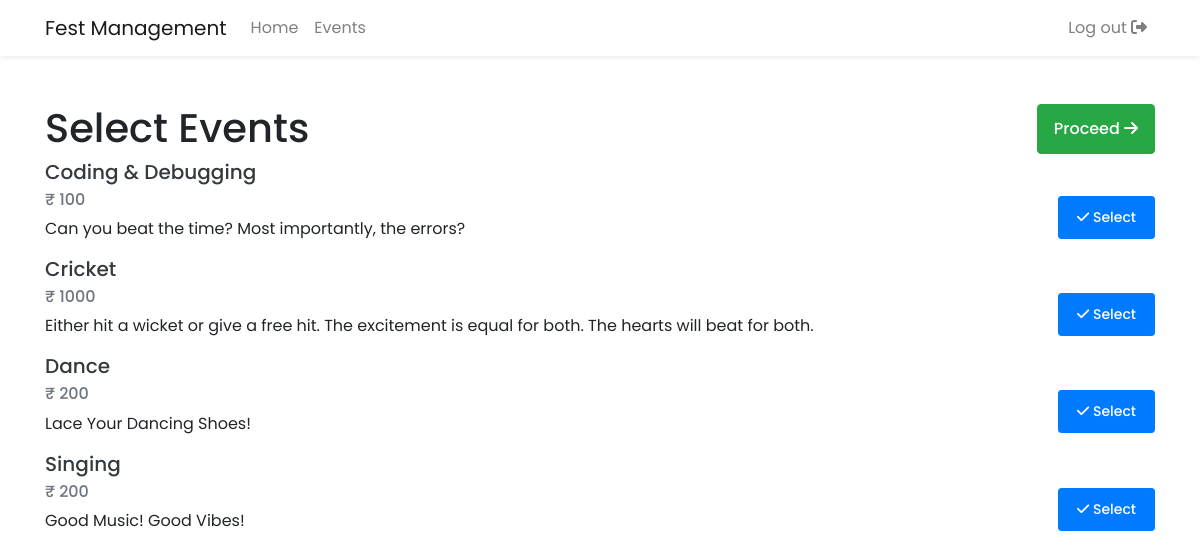
/select_events.php (signed in), run on the app's committed database.
### tables this page shows
CREATE TABLE `events` (
  `event_id` int(11) NOT NULL,
  `event_name` varchar(255) NOT NULL,
  `event_type` varchar(255) NOT NULL,
  `category_name` varchar(255) NOT NULL,
  `event_date` date NOT NULL,
  `event_fee` int(11) NOT NULL,
  `event_desc` text NOT NULL,
  `organiser_id` int(11) NOT NULL
);

### select_events.php (the view, shortened to what this page needs)
<!DOCTYPE html>
<html lang="en">
<head>
    <?php include 'includes/_links.php'; ?>
</head>
<body>
    <?php include 'includes/_navbar.php'; ?>
    <main>
        <div class="container py-5" >
            <h1 >
                <span>Select Events</span>
                <a href="checkout.php" class="btn btn-success float-right">
                    Proceed <i class="fas fa-arrow-right"></i>
                </a>
            </h1>
            <div >
                <?php
                include 'includes/db_connect.php';
                $result = $db->query('SELECT * FROM events ORDER BY event_name');
                if ($result) {
                    while ($row = $result->fetch_assoc()) { ?>
                        <div >
                            <div >
                                <div >
                                    <h5 class="card-title">
                                        <a href="view_event.php?id=<?php echo $row['event_id']; ?>" class="text-decoration-none text-dark">
                                            <?php echo $row['event_name']; ?>
                                        </a>
                                    </h5>
                                    <form action="update_cart.php" method="post">
                                        <?php if (isset($_SESSION['cart'][$row['event_id']])) { ?>
                                            <input type="hidden" name="type" value="remove">
                                            <button type="submit" class="btn btn-danger btn-sm float-right">
                                                <i class="fas fa-times"></i> Remove
                                            </button>
                                        <?php } else { ?>
                                            <button type="submit" class="btn btn-primary btn-sm float-right">
                                                <i class="fas fa-check"></i> Select
                                            </button>
                                        <?php } ?>
                                    </form>
                                    <h6 class="card-subtitle mb-2 text-muted">&#8377; <?php echo $row['event_fee']; ?></h6>
                                    <p class="card-text text-truncate"><?php echo $row['event_desc']; ?></p>
                                </div>
                        <?php
                    }
                }
                        ?>
                            </div>
                        </div>
    </main>
</body>
</html>

### css/style.css (style rules this page uses)
body { font-family: 'Poppins', sans-serif; min-height: 100vh; display: flex; flex-direction: column; }
main { flex: 1 0 auto; }
a { text-decoration: none !important; }
.btn { font-weight: 500; padding: 0.75rem 1rem; }
.btn-sm { padding: 0.625rem 1.125rem; }

### data on the page
events: event_name "Coding & Debugging", shows "Select", event_fee "100", event_desc "Can you beat the time? Most importantly, the errors?"
events: event_name "Cricket", shows "Select", event_fee "1000", event_desc "Either hit a wicket or give a free hit. The excitement is equal for both. The hearts will beat for both."
events: event_name "Dance", shows "Select", event_fee "200", event_desc "Lace Your Dancing Shoes!"
events: event_name "Singing", shows "Select", event_fee "200", event_desc "Good Music! Good Vibes!"
